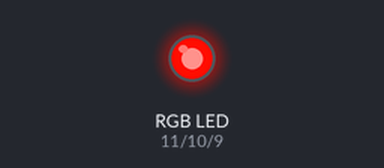
A sketch run on a simulated Arduino Uno, built with avr-gcc and run on an emulated ATmega328P. On the bench: an RGB LED mixed from three pins (HIGH = lit).

Above: at 0.15 s.
At 4.68 s:
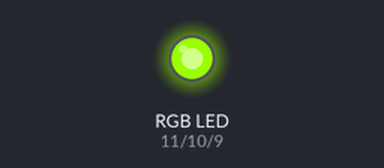
At 9.22 s:
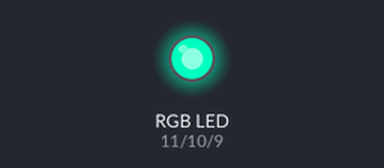
At 18.59 s:
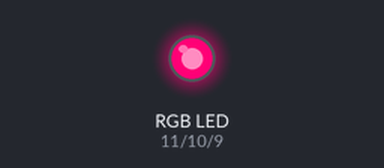
At 28.57 s:
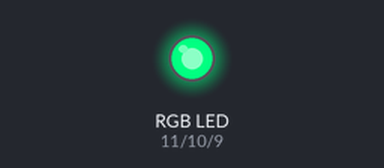
At 39.46 s:
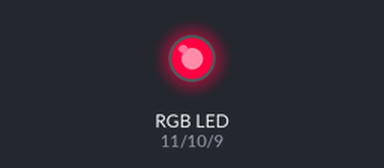
Timing chart, 0 to 40.0 s (numbered marks = the images above):
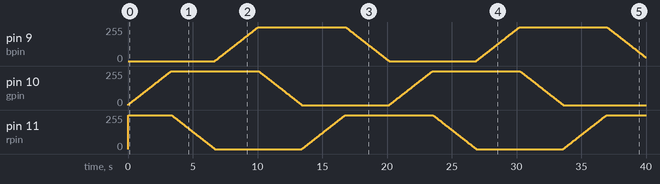

The sketch:

Deneme38-RGB_Led.ino
```cpp
int rpin = 11;  // kırmızı
int gpin = 10; // yeşil
int bpin = 9; // mavi
float h = 0; //hue (ton) değeri
int r=0, g=0, b=0; // renk değerleri
void setup()
{
}
void loop()
{
  // Her seferinde hue değeri 0.001 artırılıyor ve 1 olduğunda başa dönülüyor
  h = h + 0.001;
  if(h >= 1.0){
  h = 0;
  }
  // hue değeri r,g,b bileşenlerine çevriliyor
  h2rgb(h,r,g,b);

// Ortak anot RGB LED
  analogWrite(rpin, 255 - r);
  analogWrite(gpin, 255 - g);
  analogWrite(bpin, 255 - b);

/* Ortak katot için aşağıdaki kodları kullanabilirsiniz
  analogWrite(rpin, r);
  analogWrite(gpin, g);
  analogWrite(bpin, b);
*/

  delay(20);
}

/* h2rgb
  0 ile 1 arasında verilen renk tonu (hue) değerine göre
  Kırmızı (R), yeşil(G) ve mavi (B) değerlerini verir.
  Giriş: H => Hue değeri (0-1 arasında)
  Çıkış: R, G, B (0-255 arasında)
*/
void h2rgb(float H, int& R, int& G, int& B) {
  int var_i;
  float S=1, V=1, var_1, var_2, var_3, var_h, var_r, var_g, var_b;

  if ( S == 0 )
  {
    R = V * 255;
    G = V * 255;
    B = V * 255;
  }
  else
  {
    var_h = H * 6;
    if ( var_h == 6 ) var_h = 0;
    var_i = int( var_h ) ;
    var_1 = V * ( 1 - S );
    var_2 = V * ( 1 - S * ( var_h - var_i ) );
    var_3 = V * ( 1 - S * ( 1 - ( var_h - var_i ) ) );
    if ( var_i == 0 ) {
      var_r = V     ;
      var_g = var_3 ;
      var_b = var_1 ;
    }
    else if ( var_i == 1 ) {
      var_r = var_2 ;
      var_g = V;
      var_b = var_1 ;
    }
    else if ( var_i == 2 ) {
      var_r = var_1 ;
      var_g = V;
      var_b = var_3 ;
    }
    else if ( var_i == 3 ) {

      var_r = var_1 ;
      var_g = var_2 ;
      var_b = V;
    }
    else if ( var_i == 4 ) {
      var_r = var_3 ;
      var_g = var_1 ;
      var_b = V;
    }
    else {
    var_r = V;
    var_g = var_1 ;
    var_b = var_2 ;
    }
    R = (1-var_r) * 255;
    G = (1-var_g) * 255;
    B = (1-var_b) * 255;
  }
}
```
